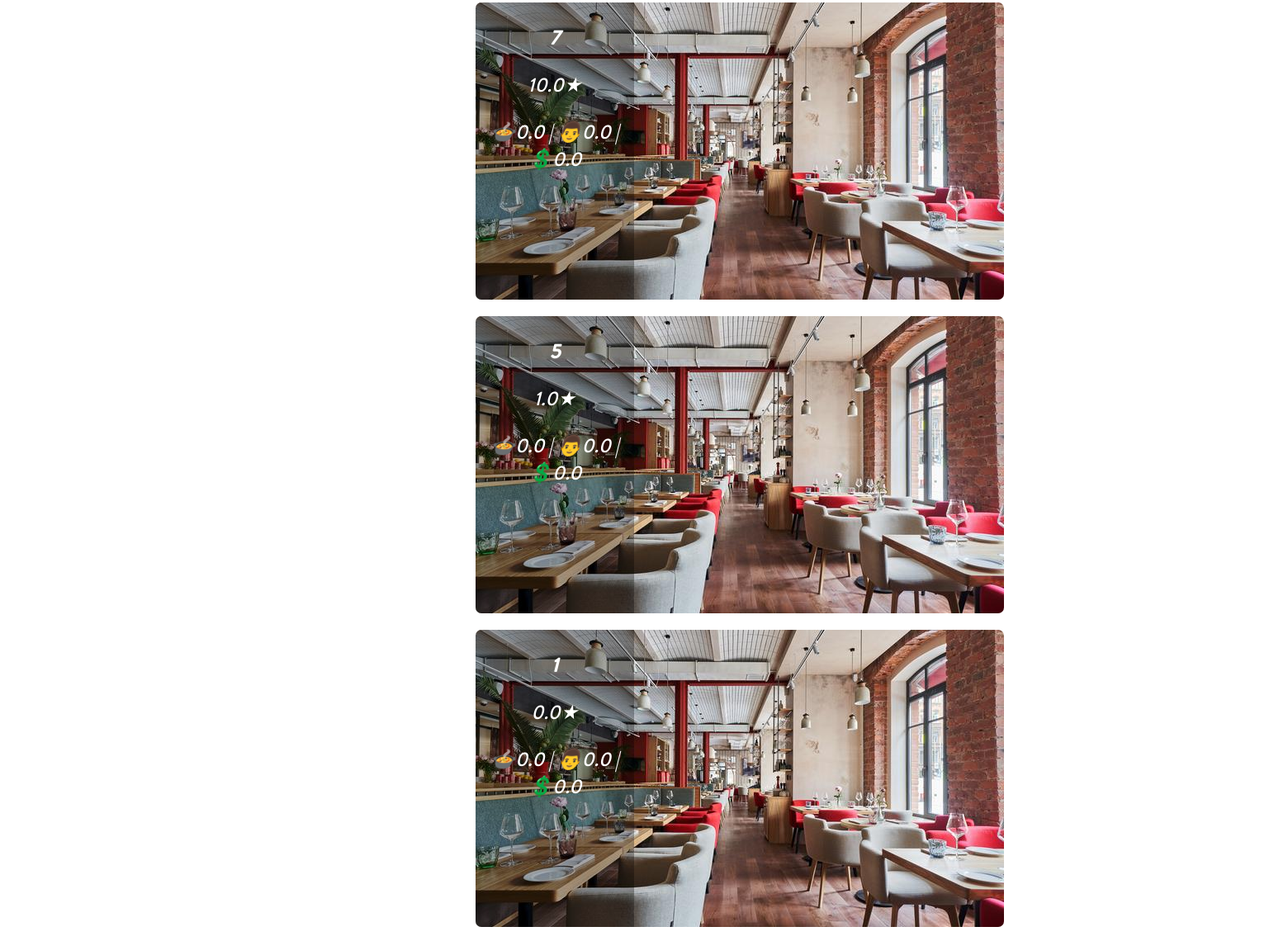
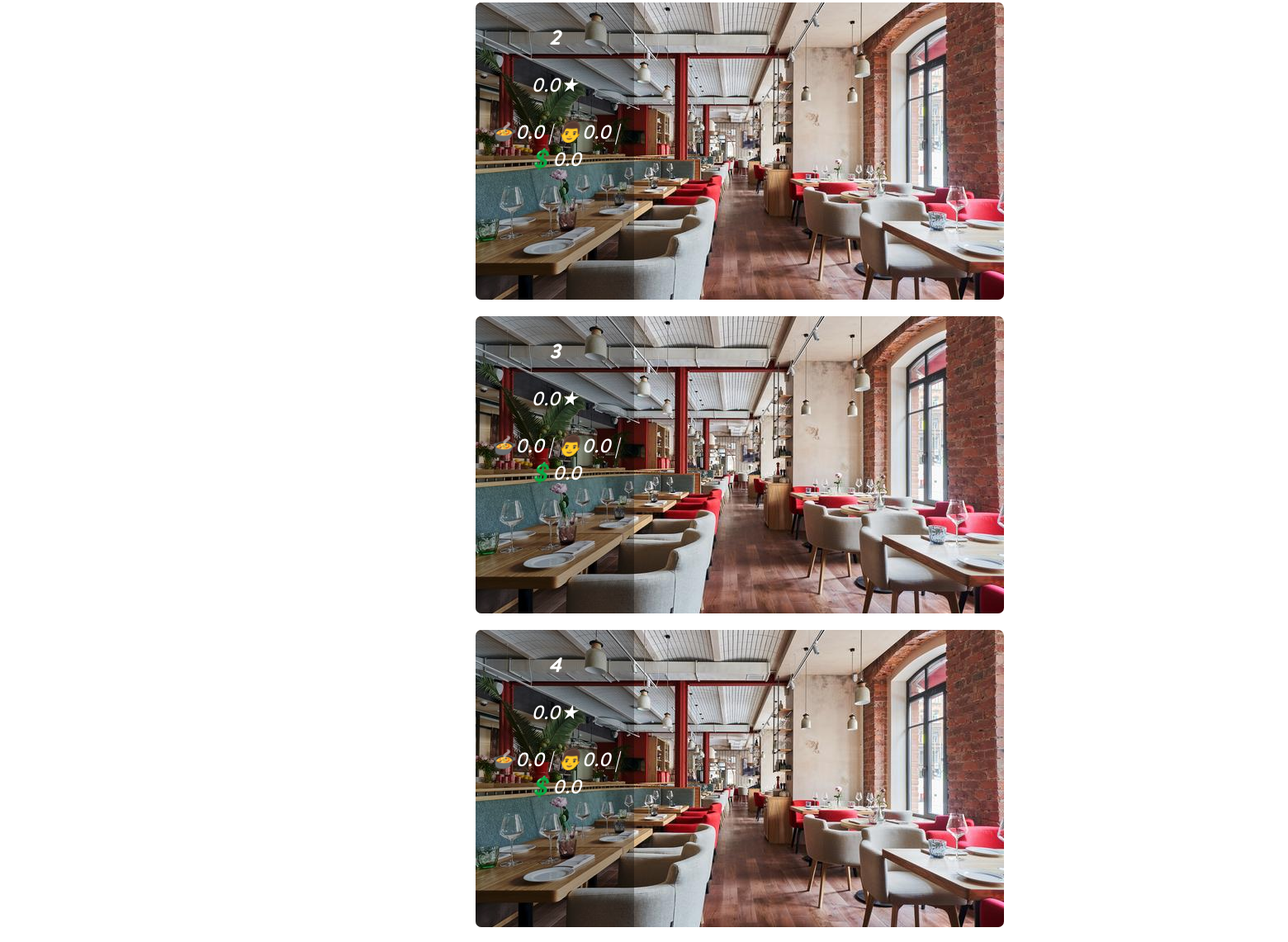
Before: / (lower part) with the older database file (2 pictures, top to bottom).
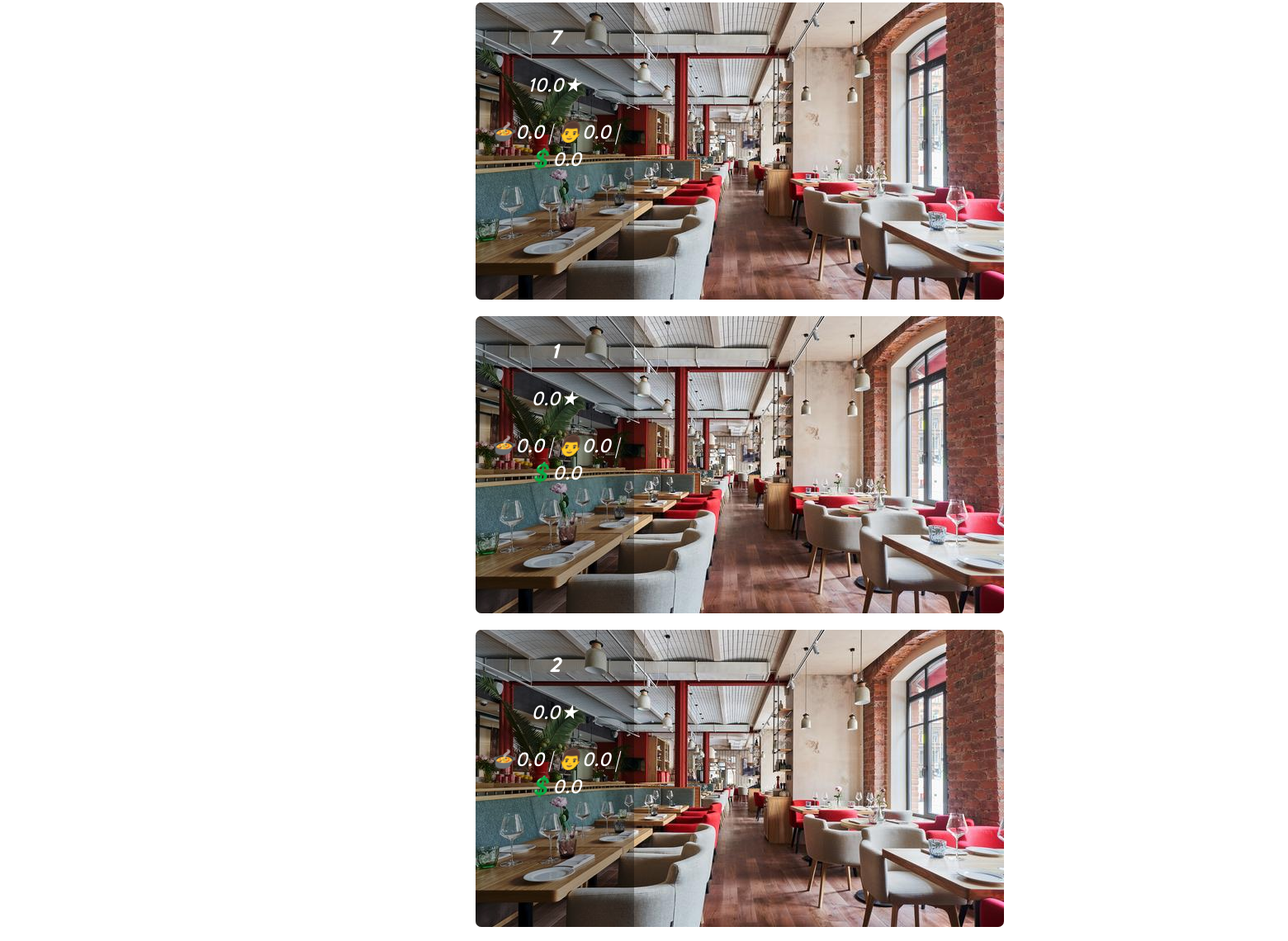
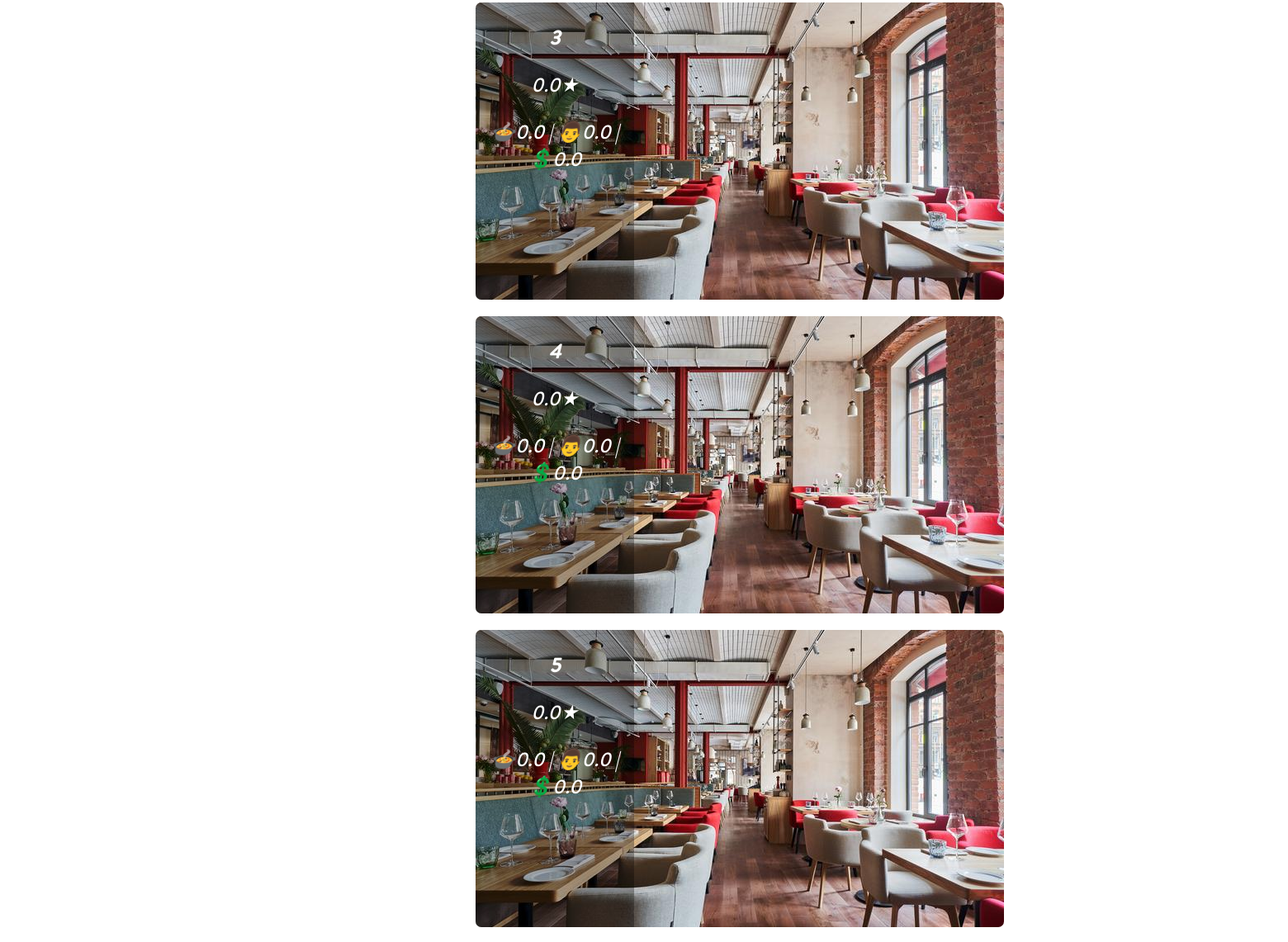
After: the same page with the newer database file (2 pictures, top to bottom).
### otzovik_app/models.py (models this page shows, shortened)
class Restaurant(models.Model):
    profile = models.ForeignKey(Profile, on_delete=models.CASCADE, null=True)
    name = models.CharField(max_length=200)
    description = models.TextField(null=False, blank=False)
    short_description = models.TextField(max_length=625, null=False, blank=False, default='')
    cuisines = models.ManyToManyField(RestaurantCuisine, related_name='restaurant')
    updated = models.DateTimeField(auto_now=True)
    created = models.DateTimeField(auto_now_add=True)

class PreviewImage(models.Model):
    preview_image = ResizedImageField(size=[640, 360], crop=['middle', 'center'], null=False, blank=False,
                                      upload_to='preview_images', default='grey.jpg')
    restaurant = models.OneToOneField(Restaurant, on_delete=models.CASCADE)

class ReviewSummary(models.Model):
    restaurant = models.OneToOneField(Restaurant, on_delete=models.CASCADE, null=True)
    food_quality = models.FloatField(null=False, default=0)
    staff_quality = models.FloatField(null=False, default=0)
    price = models.FloatField(null=False, default=0)
    rating = models.FloatField(null=False, default=0)

### otzovik_app/views.py (the view)
# urls.py: path('', home_page, name='home'),
def home_page(request):
    content = '' if request.GET.get('search_for') is None else request.GET.get('search_for')
    cuisines = RestaurantCuisine.objects.all()
    restaurants = get_popular_restaurants(
        from_=0,
        cuisine=None,
        search_for=content,
        profile=None
    )
    context = {'content': content, 'restaurants': restaurants, "cuisines": cuisines}
    return render(request, 'otzovik_app/home.html', context)

### otzovik_app/util.py (called while the page is built)
def get_popular_restaurants(from_, cuisine, search_for, profile):
    restaurants = Restaurant.objects.filter(Q(name__icontains=search_for) |
                                            Q(description__icontains=search_for)).annotate(
        reviews_num=Count("review")
    ).order_by("-reviews_num", "-reviewsummary__rating")
    if cuisine is not None:
        restaurants = restaurants.filter(cuisines__cuisine__icontains=cuisine)
    if profile is not None:
        restaurants = restaurants.filter(profile=profile)
    restaurants = restaurants[from_: from_ + ITEMS_PER_PAGE]
    return restaurants

### otzovik_app/templates/otzovik_app/home.html (shortened to what this page needs)
{% extends 'main.html' %}
{% load i18n %}
{% load static %}
{% block content %}
    <div class="main">
        <div class="feed-flexbox">
            <div class="content-box">
                <div class="restaurants-box" id="restaurants-box">
                    {% include 'otzovik_app/restaurants_feed_component.html' %}
                </div>
            </div>
        </div>
    </div>
{% endblock content %}

### otzovik_app/templates/otzovik_app/restaurants_feed_component.html (shortened to what this page needs)
{% load static %}
{% for restaurant in restaurants %}
    <a href="{% url 'restaurant_main' restaurant.id %}">
        <div class="restaurant" style="background-image:url('{{ restaurant.previewimage.preview_image.url }}')">
            <div class="restaurant-text-box">
                <div class="restaurant-text-box-left">
                    <h2 class="text-24 white">{{ restaurant.name }}</h2>
                    <p class="text-24 white">{{ restaurant.reviewsummary.rating }}★</p>
                    <p class="text-24 white">🍲{{ restaurant.reviewsummary.food_quality }} | 👨{{ restaurant.reviewsummary.staff_quality }} | 💲{{ restaurant.reviewsummary.price }}</p>
                </div>
            </div>
        </div>
    </a>
{% endfor %}

Changed rows visible on the page:
changed through a linked row, Restaurant (number 6 of 6 on the later page): reviewsummary.rating "1.0" → "0.0"; moves down the list
